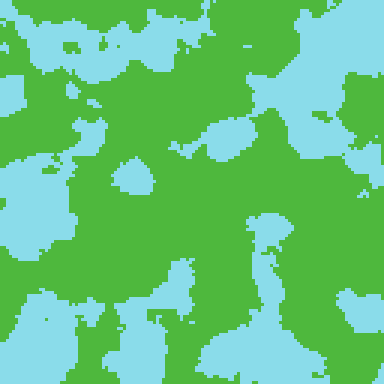
Frame 1 (no input)
Frame 2 (the mouse pressed at the canvas centre, redrawn once): identical to frame 1, image omitted

The p5.js sketch that drew this single still picture (run headless with seeded random() and noise() and a simulated clock; the mouse was pressed at the canvas centre and the sketch redrawn once):

// p5.js sketch
// ── sketch.js
var cols = 128;
var rows = 128;

let slider;
let sizeSlider;

function setup() {

  createCanvas(384, 384);
  cursor(CROSS);
  noLoop();

  slider = createSlider(0, 1, 0.5, 0.05);
  slider.position(10, 390);
  slider.style('width', '80px');
  slider.input(myInputEvent);
  let val1 = slider.value();

  sizeSlider = createSlider(7.5, 100, 15, 0.01);
  sizeSlider.position(100, 390);
  sizeSlider.style('width', '80px');
  sizeSlider.input(myInputEvent);

  let r = int(random(1, 999999999));
  seed = createInput(r);
  seed.position(10, 420);
  seed.input(myInputEvent);
  comma = '';

  noiseDetail(200, 0.475);

}

function draw() {

  background(200);
  noiseSeed(join(unchar(split(seed.value(), '')), comma));
  land();

}

function land() {

  let land = color(78, 184, 61);
  let water = color(138, 220, 234);
  let shore = color(51, 110, 45);
  
  let val1 = slider.value();
  let size = sizeSlider.value();
  
  for (var i = 0; i < cols; i++) {
    for (var j = 0; j < rows; j++) {
      var x = i * 3;
      var y = j * 3;
      if (noise(i / size, j / size) < val1) {
        fill(land)
      } else {
        fill(water)
      }
      noStroke();
      rect(x, y, 3, 3)
      
    }
  }
}

function myInputEvent() {

  redraw()
  unchar(split(seed.value(), ''));
  join(unchar(split(seed.value(), '')), comma);

}
